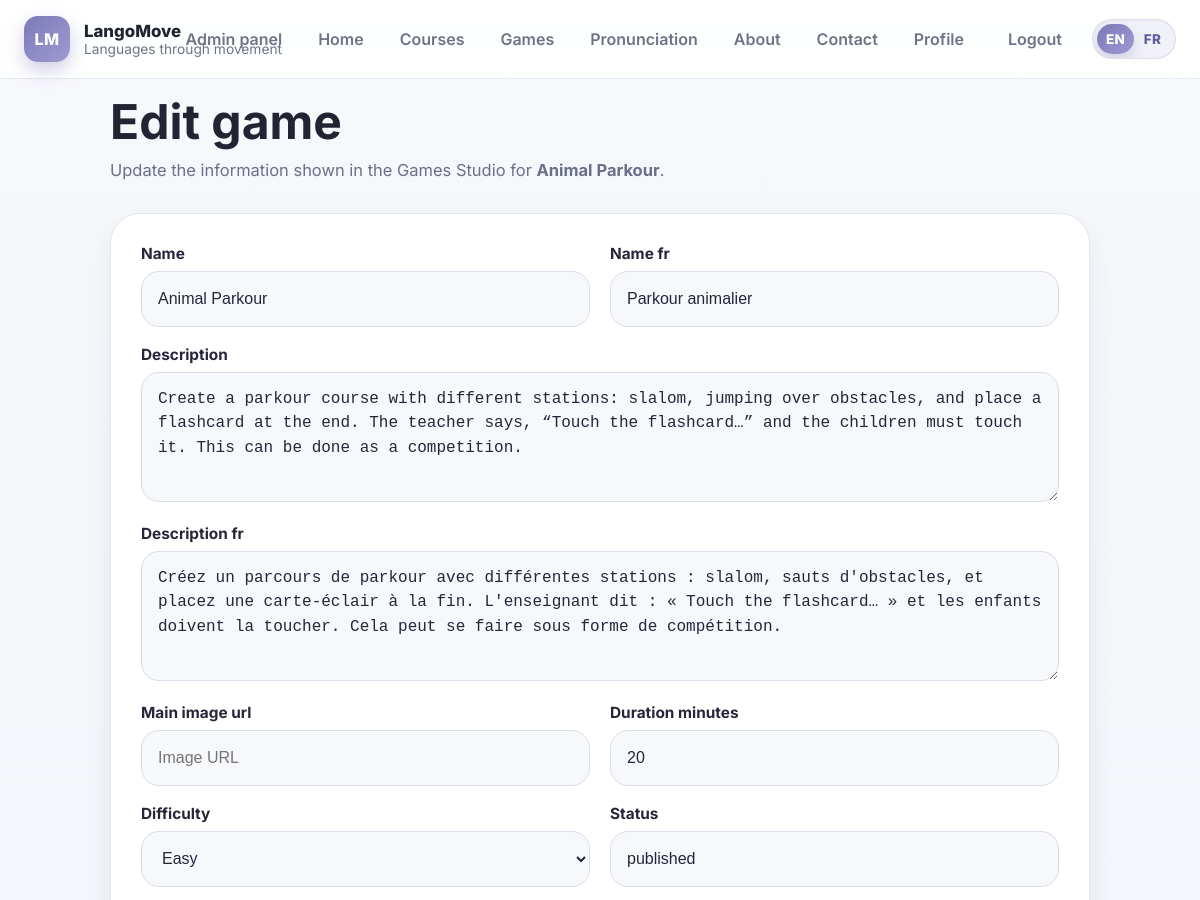
Before: /games-studio/animal-parkour/edit/ (signed in, upper part) with the older database file.
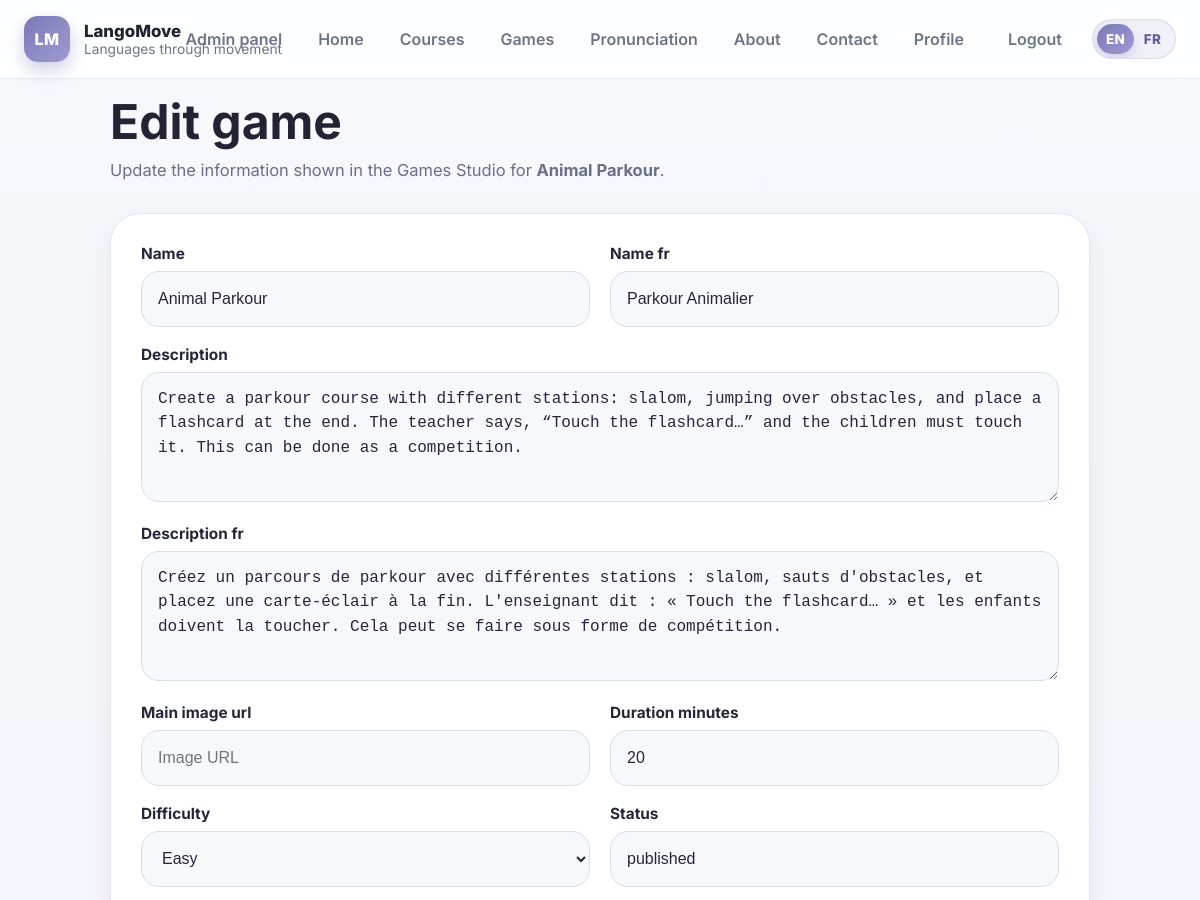
After: the same page with the newer database file.
### apps/curriculum/models.py (models this page shows, shortened)
class TimeStampedModel(models.Model):
    created_at = models.DateTimeField(auto_now_add=True)
    updated_at = models.DateTimeField(auto_now=True)
    class Meta:
        abstract = True

class Game(TimeStampedModel):
    name = models.CharField(max_length=255, unique=True)
    name_fr = models.CharField(max_length=255, blank=True)
    description = models.TextField(blank=True)
    description_fr = models.TextField(blank=True)
    main_image_url = models.URLField(blank=True, max_length=1000)
    duration_minutes = models.PositiveIntegerField(default=0)
    materials_needed = models.TextField(blank=True)
    variants = models.TextField(blank=True)
    slug = models.SlugField(max_length=255, unique=True)
    status = models.CharField(max_length=50, blank=True, default="published")
    difficulty = models.CharField(
        max_length=20,
        choices=GameDifficulty.choices,
        default=GameDifficulty.MEDIUM,
        db_index=True,
    )
    topics = models.ManyToManyField(
        Topic,
        blank=True,
        related_name="games",
    )
    class Meta:
        ordering = ["name"]

### apps/website/views/games.py (the view)
# urls.py: path("games-studio/<slug:slug>/edit/", edit_game_view, name="edit-game"),
@staff_member_required
def edit_game_view(request, slug):
    game = get_object_or_404(Game, slug=slug)
    if request.method == "POST":
        form = GameAdminForm(request.POST, instance=game)
        if form.is_valid():
            form.save()
            messages.success(request, f'Game "{game.name}" updated successfully.')
            return redirect("games-studio")
    else:
        form = GameAdminForm(instance=game)
    return render(
        request,
        "website/edit_game.html",
        {
            "form": form,
            "game": game,
        },
    )

### apps/curriculum/models.py (called while the page is built)
    def __str__(self):
        return self.name

### templates/website/edit_game.html (shortened to what this page needs)
{% extends "base.html" %}
{% load static %}
{% block content %}
<section class="page-section edit-game-page">
    <div class="container edit-game-container">
        <div class="section-header edit-game-header">
            <h1>Edit game</h1>
            <p>Update the information shown in the Games Studio for <strong>{{ game.name }}</strong>.</p>
        </div>
        <div class="card edit-game-card">
            <div class="card-body">
                <form method="post" class="edit-game-form">
                    <div class="edit-game-grid">
                        <div class="edit-game-field">
                            <label for="{{ form.name.id_for_label }}">{{ form.name.label }}</label>
                            {{ form.name }}
                        </div>
                        <div class="edit-game-field">
                            <label for="{{ form.name_fr.id_for_label }}">{{ form.name_fr.label }}</label>
                            {{ form.name_fr }}
                        </div>
                        <div class="edit-game-field edit-game-field-full">
                            <label for="{{ form.description.id_for_label }}">{{ form.description.label }}</label>
                            {{ form.description }}
                        </div>
                        <div class="edit-game-field edit-game-field-full">
                            <label for="{{ form.description_fr.id_for_label }}">{{ form.description_fr.label }}</label>
                            {{ form.description_fr }}
                        </div>
                        <div class="edit-game-field">
                            <label for="{{ form.main_image_url.id_for_label }}">{{ form.main_image_url.label }}</label>
                            {{ form.main_image_url }}
                        </div>
                        <div class="edit-game-field">
                            <label for="{{ form.duration_minutes.id_for_label }}">{{ form.duration_minutes.label }}</label>
                            {{ form.duration_minutes }}
                        </div>
                        <div class="edit-game-field">
                            <label for="{{ form.difficulty.id_for_label }}">{{ form.difficulty.label }}</label>
                            {{ form.difficulty }}
                        </div>
                        <div class="edit-game-field">
                            <label for="{{ form.status.id_for_label }}">{{ form.status.label }}</label>
                            {{ form.status }}
                        </div>
                    </div>
                </form>
            </div>
        </div>
    </div>
</section>
{% endblock %}

Changed rows visible on the page:
changed Game "Animal Parkour": name_fr "Parkour animalier" → "Parkour Animalier"
